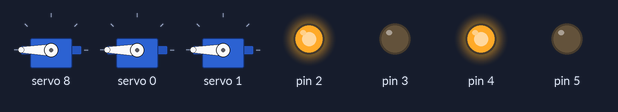
Bench run of a sketch on a simulated Arduino Uno, built with avr-gcc and run on an emulated ATmega328P. Shown: 3 × servo, output pins drawn as LEDs (lit = HIGH).

Above: at 0.05 s.
At 3.05 s:
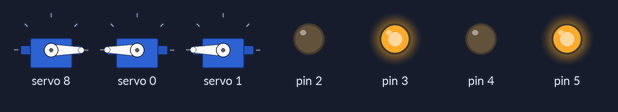
At 5.95 s:
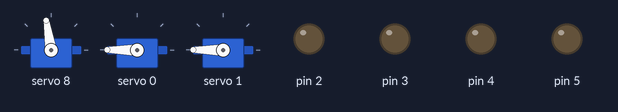
Timing chart, 0 to 7.8 s (numbered marks = the images above):
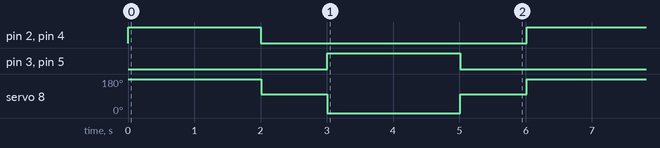

The sketch:

Drivetires_2.2.0.ino
```cpp
#include <Wire.h>
#include <Adafruit_PWMServoDriver.h>

// Create the PCA9685 object
Adafruit_PWMServoDriver pwm = Adafruit_PWMServoDriver(0x40);

// Custom Servo Motor Class
class PTservo {
  // Define the channel for the servo (0-15) 320 mid, +-225
  #define SERVOMIN  95 // This is the 'minimum' pulse length count (out of 4096)
  #define SERVOMAX  545 // This is the 'maximum' pulse length count (out of 4096)

public:
  PTservo(Adafruit_PWMServoDriver& driver, uint8_t channel) : pwmDriver(driver), pwmChannel(channel) {}

  void write(int angle) {
    // Constrain angle to range 0 to 180
    angle = constrain(angle, 0, 180);

    int pwmValue = map(angle, 0, 180, SERVOMIN, SERVOMAX);

    pwmDriver.setPWM(pwmChannel, 0, pwmValue);
  }

private:
  Adafruit_PWMServoDriver& pwmDriver;
  uint8_t pwmChannel;
};

// Custom DC Motor Class
class PTdcmotor {
public:
  PTdcmotor(Adafruit_PWMServoDriver& driver, uint8_t channel, uint8_t in1, uint8_t in2) :
      pwmDriver(driver), pwmChannel(channel), pin1(in1), pin2(in2) {
    pinMode(pin1, OUTPUT);
    pinMode(pin2, OUTPUT);
  }

  void write(int speed) {
    // Constrain speed to range -100 to 100
    speed = constrain(speed, -100, 100);

    // Set corresponding IN pins
    digitalWrite(pin1, speed > 0 ? HIGH : LOW);
    digitalWrite(pin2, speed < 0 ? HIGH : LOW);

    // Map pulse width to PCA9685 PWM range (0-4095)
    int pwmValue = map(abs(speed), 0, 100, 0, 4095);

    pwmDriver.setPWM(pwmChannel, 0, pwmValue);
  }

private:
  Adafruit_PWMServoDriver& pwmDriver;
  uint8_t pwmChannel;
  uint8_t pin1;
  uint8_t pin2;
};

// PCA9685 PWM channels
const int motorA = 0;  // Channel for Motor A
const int motorB = 1;  // Channel for Motor B
const int svoA = 8;   // Channel for Servo A

//PCA9685Servo myServo(pwm, servoPwmChannel); // Create servo object
  PTdcmotor tireA = PTdcmotor(pwm, motorA, 2, 3);
  PTdcmotor tireB = PTdcmotor(pwm, motorB, 4, 5);
  PTservo servoA  = PTservo(pwm, svoA);

void setup() {
  // Initialize PCA9685
  pwm.begin();
  pwm.setPWMFreq(50);

  // Start with motors stopped
  tireA.write(0);
  tireB.write(0);
  servoA.write(90); // Set servo to initial position (90 degrees)
}

void loop() {

  tireA.write(100);
  tireB.write(100);
  servoA.write(180);

  delay(2000);  // Run forward for 2 seconds

  tireA.write(0);
  tireB.write(0);
  servoA.write(90);

  delay(1000);  // Stop for 1 second

  tireA.write(-100);
  tireB.write(-100);
  servoA.write(0);

  delay(2000);  // Run backward for 2 seconds

  tireA.write(0);
  tireB.write(0);
  servoA.write(90);

  delay(1000);  // Stop for 1 second
}
```

Measured:
- by itself, pin 2–5: alternates HIGH for 2.0 s and LOW for 4.0 s
- by itself, servo 8: repeats every 6.0 s: 0° 2.0 s, 99° 1.0 s, 180° 2.0 s, 99° 1.0 s
